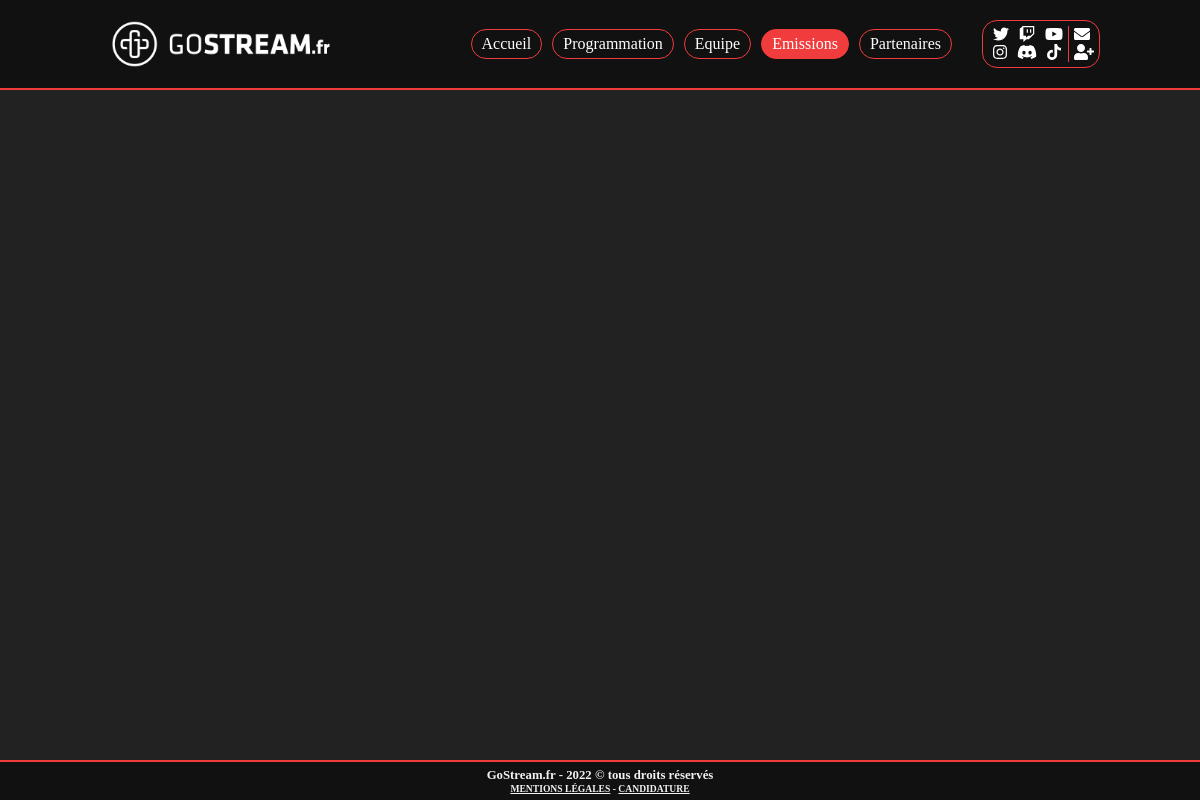
The page /emissions/ on the database as committed earlier.
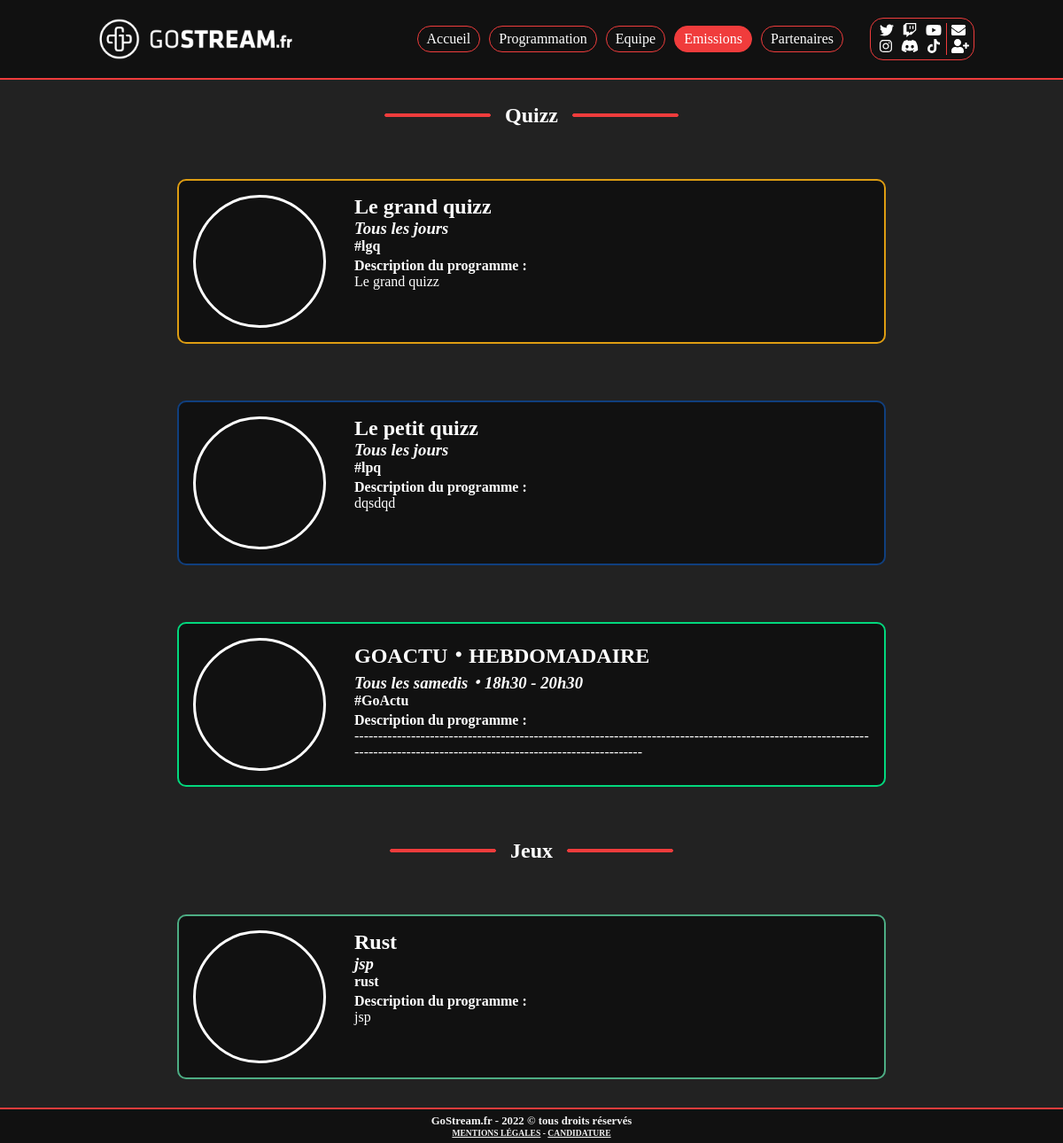
The same page on the database as committed later.
### emissions/models.py (models this page shows, shortened)
class Categorie(models.Model):
    name = models.CharField(max_length=64)

class Emission(models.Model):
    name = models.CharField(max_length=64)
    schedule = models.CharField(max_length=64)
    hashtag = models.CharField(max_length=64)
    description = models.TextField(blank=True)
    pp = models.ImageField(upload_to='emissions', blank = True, null= True)
    color = models.CharField(max_length=256,blank = True)
    categorie = models.ForeignKey(Categorie, on_delete=models.CASCADE)

### emissions/views.py (the view)
# urls.py: path('emissions/', emissions, name ='emissions'),
def emissions(request):
    emissions_bd = Emission.objects.all()
    categories_bd = Categorie.objects.all()
    return render(request,'emissions/index.html',context={'emissions':emissions_bd,'categories':categories_bd})

### emissions/templates/emissions/index.html
{% extends 'base.html' %}
{% load static %}
{% block head %}
    <link rel="stylesheet" type="text/css" href="{% static 'css/emissions/index.css' %}">
{% endblock %}
{% block content %}
<content>
    {% for categorie in categories %}
    <div class="titre">
      <hr class="bar-left" color=#F03C3C>
      <h1>{{ categorie.name}}</h1>
      <hr class="bar-right" color=#F03C3C>
    </div>
    <div class="container">
      {% for emission in emissions %}
        {% if emission.categorie == categorie %}
        <div class="card" style="border-color: {{emission.color}} ;">
            <div class="box-left">
                <div class="circle" style="background-image: url({{ emission.pp.url }});background-size: 100%;"></div>
            </div>
            <div class="box-right">
                <div class="nom">
                    <h2>{{ emission.name }}</h2>
                </div>
                <div class="horaire">
                    <h3>{{ emission.schedule }}</h3>
                </div>
                <div class="tag">
                    <h4>{{ emission.hashtag }}</h4>
                </div>
                <div class="description">
                    <h4>Description du programme :</h4>
                    <p>{{ emission.description }}</p>
                </div>
            </div>
        </div>
        {% endif %}
      {% endfor %}
    </div>
    {% endfor %}
</content>
{% endblock %}

Rows that differ between the two databases and show on the page:
added Categorie: name "Quizz"
added Emission: name "Le grand quizz", schedule "Tous les jours", hashtag "#lgq", description "Le grand quizz", shown under "Quizz"
added Emission: name "Le petit quizz", schedule "Tous les jours", hashtag "#lpq", description "dqsdqd", shown under "Quizz"
added Emission: name "GOACTU・HEBDOMADAIRE", schedule "Tous les samedis・18h30 - 20h30", hashtag "#GoActu", description "--------------------------------------------------------------------------------------------------------------------------------------------------------------------------", shown under "Quizz"
added Categorie: name "Jeux"
added Emission: name "Rust", schedule "jsp", hashtag "rust", description "jsp", shown under "Jeux"
